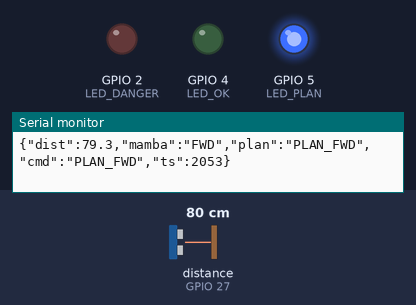
The sketch below on a simulated ESP32. On the bench: output pins drawn as LEDs (lit = HIGH), the last lines printed to the serial monitor. Wiring (from diagram.json): ultrasonic range finder: trigger GPIO 26; echo GPIO 27. Inputs (shaded band) come from the test bench; at power-on: distance to the obstacle (sensor on GPIO 27) 80 cm. The echo pulse lasts 58.3 µs per cm; pins used as bus, display or sensor lines are not drawn.

Above: at 2.1 s.
2.2 s: distance to the obstacle (sensor on GPIO 27) set to 33 cm
5.2 s: distance to the obstacle (sensor on GPIO 27) set to 27 cm
At 6.4 s:
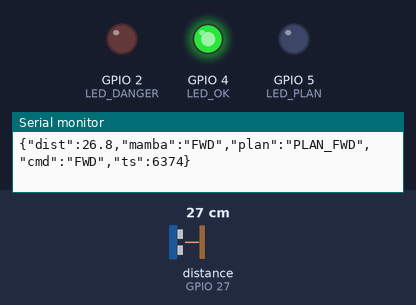
6.7 s: distance to the obstacle (sensor on GPIO 27) set to 120 cm
At 7.4 s:
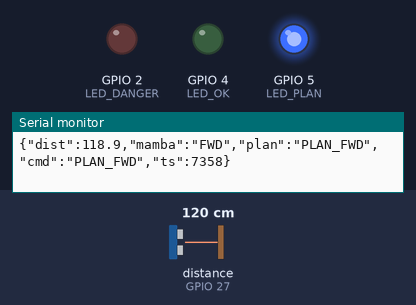
Timing chart, 0 to 9.7 s (numbered marks = the images above; inputs shaded):
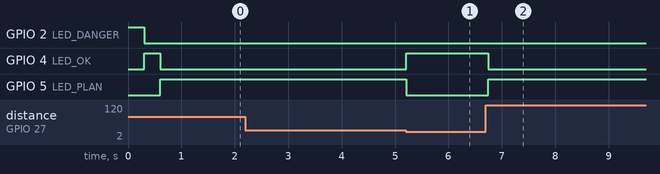

Measured:
- the behaviour switches between 31 and 30 cm on distance to the obstacle (sensor on GPIO 27) (found by bisection; images 0 and 1)
- after the input at 5.2 s, GPIO 4 (LED_OK): LOW → HIGH at once; GPIO 5 (LED_PLAN): HIGH → LOW at once
- after the input at 6.7 s, GPIO 4 (LED_OK): HIGH → LOW at once; GPIO 5 (LED_PLAN): LOW → HIGH at once

The sketch:

wokwi.ino
```cpp
/*
 * EdgeBot Reflex - Self-Contained ESP32 Firmware
 * ------------------------------------------------
 * ALL AI decision logic runs on the ESP32 itself.
 * No Python bridge needed for LED responses.
 *
 * Architecture:
 *   HC-SR04 --> [Mamba Reflex Layer] --> |
 *                                        |--> [Arbiter] --> LEDs
 *   HC-SR04 --> [SmolVLA Plan Layer] --> |
 *
 * Mamba reflex  : fires in <1ms, uses rolling distance history (SSM-style)
 * SmolVLA plan  : fires every 500ms, uses trend + goal reasoning
 * Arbiter       : Mamba wins when danger detected
 *
 * LED meanings:
 *   RED   = Mamba fired STOP (obstacle < 15cm)
 *   GREEN = Moving safely (Mamba FWD/LEFT/RIGHT)
 *   BLUE  = SmolVLA plan active (open space, goal-directed)
 *
 * Serial output: JSON frames for monitoring
 *   {"dist":42.3,"mamba":"FWD","plan":"PLAN_FWD","cmd":"PLAN_FWD","ts":1234}
 */

#define TRIG_PIN    26
#define ECHO_PIN    27
#define LED_DANGER  2
#define LED_OK      4
#define LED_PLAN    5

#define DANGER_CM   15.0
#define CAUTION_CM  30.0
#define SENSOR_MS   50
#define SMOLVLA_MS  500
#define HISTORY_LEN 10

float distHistory[HISTORY_LEN];
int   histIdx    = 0;
int   histCount  = 0;

unsigned long lastSensorMs  = 0;
unsigned long lastSmolVLAMs = 0;

String mambaCmd  = "FWD";
String planCmd   = "PLAN_FWD";
String finalCmd  = "FWD";

unsigned long cmdStartMs = 0;
String        blinkState = "";

// ── Measure distance ────────────────────────────────────────────
float measureDistanceCm() {
  digitalWrite(TRIG_PIN, LOW);
  delayMicroseconds(2);
  digitalWrite(TRIG_PIN, HIGH);
  delayMicroseconds(10);
  digitalWrite(TRIG_PIN, LOW);
  unsigned long d = pulseIn(ECHO_PIN, HIGH, 30000UL);
  if (d == 0) return 400.0;
  return (float)d * 0.034f / 2.0f;
}

// ── Add to rolling history ───────────────────────────────────────
void pushHistory(float dist) {
  distHistory[histIdx] = dist;
  histIdx = (histIdx + 1) % HISTORY_LEN;
  if (histCount < HISTORY_LEN) histCount++;
}

// ── Get history value i steps ago (0 = newest) ──────────────────
float historyAt(int stepsAgo) {
  if (stepsAgo >= histCount) return 400.0;
  int i = (histIdx - 1 - stepsAgo + HISTORY_LEN) % HISTORY_LEN;
  return distHistory[i];
}

// ── Trend: is distance decreasing (approaching)? ────────────────
bool isApproaching() {
  if (histCount < 4) return false;
  return historyAt(0) < historyAt(3);
}

// ================================================================
// MAMBA REFLEX LAYER
// Mimics Falcon Mamba SSM: processes rolling sensor history,
// constant-time decision regardless of history length.
// Fires every 50ms.
// ================================================================
String mambaReflex(float dist) {
  if (dist < DANGER_CM) {
    return "STOP";
  }
  if (dist < CAUTION_CM) {
    if (isApproaching()) {
      // SSM trend detection: pick turn direction from history pattern
      float recent = historyAt(0);
      float older  = historyAt(3);
      if ((recent - older) < -5.0) {
        return "LEFT";
      }
      return "RIGHT";
    }
    return "FWD";
  }
  return "FWD";
}

// ================================================================
// SMOLVLA PLANNING LAYER
// Mimics SmolVLA: goal-directed, fires every 500ms.
// Uses semantic reasoning: "navigate forward, avoid obstacles"
// In real system: camera frame + text goal -> action vector
// ================================================================
String smolvlaPlan(float dist) {
  if (dist < DANGER_CM) {
    return "PLAN_STOP";
  }
  if (dist < CAUTION_CM) {
    if (isApproaching()) {
      return "PLAN_LEFT";
    }
    return "PLAN_FWD";
  }
  // Open space: full speed ahead toward goal
  return "PLAN_FWD";
}

// ================================================================
// PRIORITY ARBITER
// Mamba overrides SmolVLA in danger/caution zones.
// SmolVLA leads in open space (goal-directed behaviour).
// ================================================================
String arbitrate(float dist, String mamba, String plan) {
  if (mamba == "STOP")    return "STOP";
  if (dist < CAUTION_CM)  return mamba;
  return plan;
}

// ── Apply final command to LEDs ──────────────────────────────────
void applyLEDs(String cmd) {
  if (cmd == "STOP") {
    digitalWrite(LED_DANGER, HIGH);
    digitalWrite(LED_OK,     LOW);
    digitalWrite(LED_PLAN,   LOW);
  } else if (cmd == "FWD" || cmd == "LEFT" || cmd == "RIGHT") {
    digitalWrite(LED_DANGER, LOW);
    digitalWrite(LED_OK,     HIGH);
    digitalWrite(LED_PLAN,   LOW);
  } else if (cmd.length() >= 5 && cmd.substring(0, 5) == "PLAN_") {
    digitalWrite(LED_DANGER, LOW);
    digitalWrite(LED_OK,     LOW);
    digitalWrite(LED_PLAN,   HIGH);
  }
}

// ── Setup ────────────────────────────────────────────────────────
void setup() {
  Serial.begin(9600);
  pinMode(TRIG_PIN,   OUTPUT);
  pinMode(ECHO_PIN,   INPUT);
  pinMode(LED_DANGER, OUTPUT);
  pinMode(LED_OK,     OUTPUT);
  pinMode(LED_PLAN,   OUTPUT);

  // Startup blink: RED -> GREEN -> BLUE to show all LEDs work
  digitalWrite(LED_DANGER, HIGH); delay(300); digitalWrite(LED_DANGER, LOW);
  digitalWrite(LED_OK,     HIGH); delay(300); digitalWrite(LED_OK,     LOW);
  digitalWrite(LED_PLAN,   HIGH); delay(300); digitalWrite(LED_PLAN,   LOW);

  Serial.println("{\"status\":\"ready\",\"firmware\":\"EdgeBotReflex-v2-selfcontained\"}");
}

// ── Main loop ────────────────────────────────────────────────────
void loop() {
  unsigned long now = millis();

  // --- Sensor read every 50ms (Mamba reflex rate) ---------------
  if (now - lastSensorMs >= SENSOR_MS) {
    lastSensorMs = now;

    float dist = measureDistanceCm();
    pushHistory(dist);

    // Run Mamba reflex (fast path - always runs)
    mambaCmd = mambaReflex(dist);

    // Run SmolVLA plan (slow path - every 500ms)
    if (now - lastSmolVLAMs >= SMOLVLA_MS) {
      lastSmolVLAMs = now;
      planCmd = smolvlaPlan(dist);
    }

    // Arbitrate
    finalCmd = arbitrate(dist, mambaCmd, planCmd);

    // Apply to LEDs immediately
    applyLEDs(finalCmd);

    // Serial output for monitoring
    Serial.print("{\"dist\":");
    Serial.print(dist, 1);
    Serial.print(",\"mamba\":\"");
    Serial.print(mambaCmd);
    Serial.print("\",\"plan\":\"");
    Serial.print(planCmd);
    Serial.print("\",\"cmd\":\"");
    Serial.print(finalCmd);
    Serial.print("\",\"ts\":");
    Serial.print(now);
    Serial.println("}");
  }
}
```
